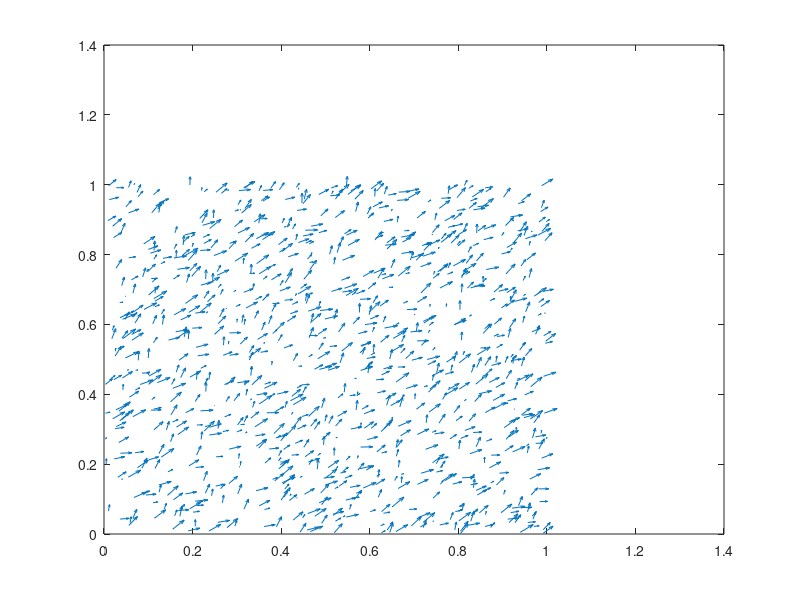

MATLAB code to generate this figure:
% plotting sequences of points
%% constants
K = 20;
sig = 1;
beta = .5;
%% main loop: t =0 while (t < 1 ): 
% t = t + deltat
% learn Git VCS (version control software)
% put this on github in a public repository 
% visualizing: use hold for graphics, OR save all 
% configurations, plot at the end (probably better)
% optimize: remove all the loops in k
%% Initialization :Random positions, Random Velocities
dim = 2;
k = 1000; % number of birds in a flock
v = rand(dim,k); % velocities of the birds
v_new = zeros(dim,k); % new velocities
pos = rand(dim,k); % positions of birds
pos_new = zeros(dim,k); % positions of birds
deltat = 1e-2; % time step
eta = @(x,K,beta) K/(sig^2 + x)^beta;

%% Matrix A
A = zeros(k, k);
for i=1:k
    for j =1:k
        A(i,j) = eta( (norm(pos(:,i)-pos(:,j)))^2 , K, beta);
    end
end

%% Update velocities using equation (1)
for i=1:k
    v_new(:,i) = v(:,i);
    for j=1:k 
        v_new(:,i)= v_new(:,i) + A(i,j)*(v(:,j) - v(:,i));
    end
end

%% Update positions using first eqn in (4)
pos_new = pos +deltat*v;
quiver (pos(1,:), pos(2,:),  v(1,:), v(2,:));
% plotflock(pos);